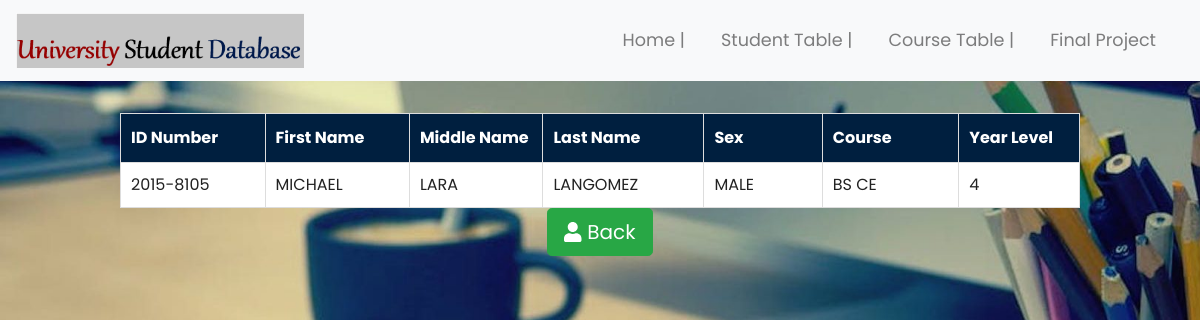
/view, run on the app's committed database.
### tables this page shows
CREATE TABLE student(
    IDNum TEXT PRIMARY KEY  NOT NULL, 
    FName TEXT, 
    MName TEXT,
    LName TEXT, 
    Sex TEXT, 
    Course TEXT REFERENCES courses(CourseID), 
    YrLevel INTEGER);

### main.py (the view)
@app.route("/view",methods = ['POST','GET'])
def view():
    conn = sql.connect("database.db")
    conn.row_factory = sql.Row
    cur = conn.cursor()
    cur.execute("SELECT * FROM student")
    rows = cur.fetchall()
    return render_template("add_result.html", rows=rows)
    conn.close()

### templates/add_result.html (shortened to what this page needs)
<!DOCTYPE html>
<html lang="en">
<head>
  <link rel="stylesheet" href="https://maxcdn.bootstrapcdn.com/bootstrap/4.0.0/css/bootstrap.min.css">
  <link rel="stylesheet" type="text/css" href="{{ url_for('static', filename = 'style1.css')}}">
  <link rel="stylesheet" type="text/css" href="{{ url_for('static', filename = 'style.css')}}">
</head>
   <body class="bg" id="stud_table_main">
   <center>
<nav class="navbar navbar-expand-md navbar-light bg-light ">
<div class="container-fluid">
  <a class="navbar-brand" href="/"><img src="{{url_for('static', filename='logo.png')}}" ></a>
    <ul class="navbar-nav ml-auto">
      <li class="nav-item">
        <a class="nav-link" href="/">Home  | </a>
      </li>
      <li class="nav-item">
        <a class="nav-link" href="/view">Student Table  | </a>
      </li>
      <li class="nav-item">
        <a class="nav-link" href="/">Course Table  | </a>
      </li><li class="nav-item">
        <a class="nav-link" href="/">Final Project </a>
      </li>
    </ul>
</div>
</nav>
<div class="container-fluid main" >
  <br>
  <div>
    <table id="stud_table" style="width:80%">
      <tr>
        <th>ID Number</th>
        <th>First Name</th>
        <th>Middle Name</th>
        <th>Last Name</th>
        <th>Sex</th>
        <th>Course</th>
        <th>Year Level</th>
      </tr>
    {% for row in rows %}
      <tr>
        <td>{{row["IDNum"]}}</td>
        <td>{{row["FName"]}}</td>
        <td>{{row["MName"]}}</td>
        <td>{{row["LName"]}}</td>
        <td>{{row["Sex"]}}</td>
        <td>{{row["Course"]}}</td>
        <td>{{row["YrLevel"]}}</td>
      </tr>
    {% endfor %}
    </table>
    </div>
  <div class="stud_table_btn">
     <button class="btn btn-success btn-lg" id="search-cancel" onclick="window.location.href='/students'"> <i class="fas fa-user"> </i> Back</button>
  </div>
</div>
    </center>
   </body>
</html>

### static/style1.css (style rules this page uses)
.navbar-brand img { height: 55px; }
.navbar-nav li { padding-right: 20px; }
.nav-link { font-size: 1.1em !important; }
.container-fluid { margin:0 ! important; padding:0 ! important; }
#stud_table td, #stud_table th { width: 1150px; border: 1px solid #ddd; padding: 10px; }
#stud_table tr:nth-child(even) { background-color: white; }
#stud_table tr:nth-child(odd) { background-color: #cccccc; }
#stud_table th { padding-top: 12px; padding-bottom: 12px; text-align: left; background-color: #001f3f; color: white; }
#stud_table_main { background-image: url("background1.jpeg"); height: 90%; background-repeat: no-repeat; background-size: cover; }

### static/style.css (style rules this page uses)
html, body { height: 100%; width: 100%; font-family: 'Poppins', sans-serif; color: #222; }
ul { margin:0; padding:0; }

### data on the page
student: IDNum "2015-8105", FName "MICHAEL", MName "LARA", LName "LANGOMEZ", Sex "MALE", Course "BS CE", YrLevel "4"
